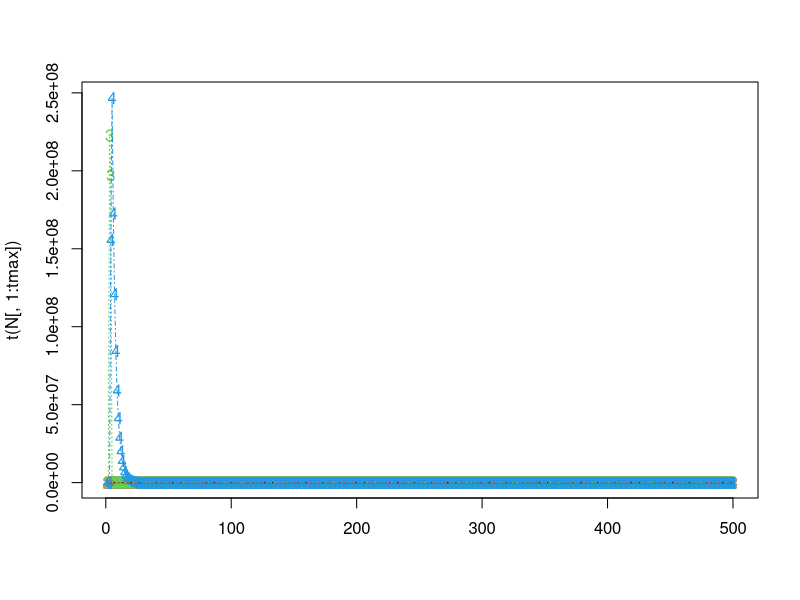
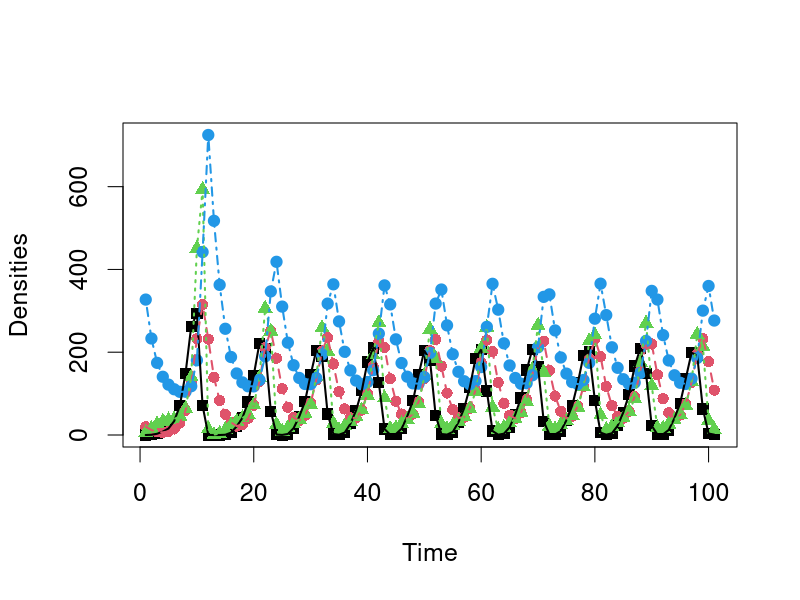
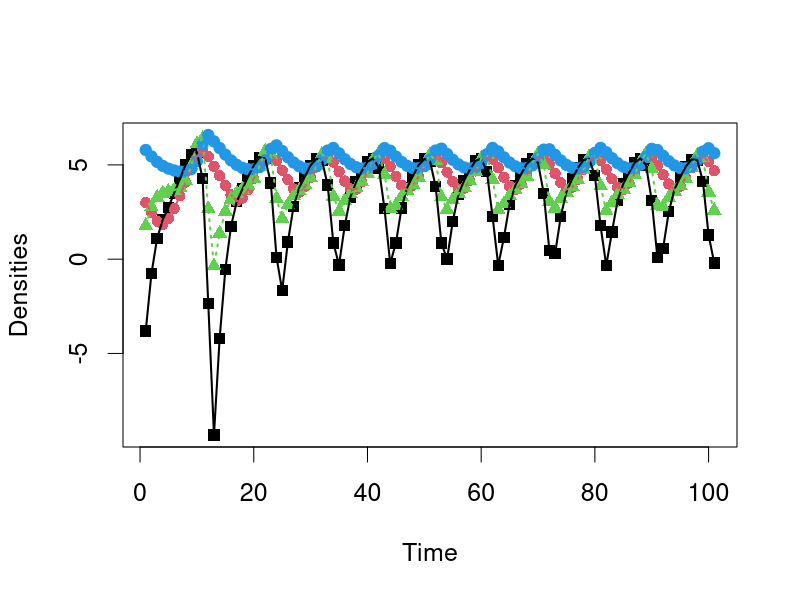

Write the R code that produced these figures, in order.
#####################################################################################################################################
### FBarraquand & OGimenez 14/11/2017 -- Two species density-dependent matrix model // predator -prey version
### 'New' version with density-dependence intra and inter affecting four vital rates, each vital rate affected once
### 18/03/2018 New set of parameters, slightly more realistic
### 07/09/2018 New version of pre-breeding model that we use statistically
### Second parameter set used in statistical paper
#####################################################################################################################################

library('Matrix')

####################### Definition of functions #####################################################

logistic=function(x){
return(1/(1+exp(-x)))
}


#logistic=function(x,x_thresh=1,steepness=1){
#return(1/(1+exp(-steepness*(x-x_thresh))))
#}

# Computes vital rates from the state vector N 
vital_rates=function(params,N){

############ Parameters used as inputs #################################################################
### similar to statistical model
#########################################################################################################

VR=matrix(NA,nrow=4,ncol=4)
phiA = params[1:2] # 
alphas = params[3:10] #

f=rep(NA,4)
### same order as in statistical model (not much logic)
f[1] = logistic(alpha[1] + alpha[2] *N[4]) # intra-species DD - juvenile predator survival fn of adult predator abundance
f[2] = logistic(alpha[3] + alpha[4] * N[4]) # inter-species DD - juvenile prey survival fn of adult predator abundance
f[3] = exp(alpha[5] + alpha[6] * N[1]) # inter-species DD - predator fecundity fn of juvenile prey abundance
f[4] = exp(alpha[7] + alpha[8] * N[2]) # intra-species DD - prey fecundity fn of adult prey abundance


VR_prey = matrix(c(0,0.5 * f[4]* f[2], 
            phiA[1],  phiA[1]),nrow = 2, ncol = 2,byrow = TRUE)

VR_pred =  matrix(c(0,0.5* f[3] * f[1], 
             phiA[2],phiA[2]),nrow = 2, ncol = 2,byrow = TRUE)

VR=bdiag(VR_prey,VR_pred)

return(VR)

}

############################################# end of functions def. ############################################################


################### Main program ############################################################################################### 

### Initialization
#set.seed(42) 

# Define parameters
tmax = 500 #max time for sim

### Max rate parameters
# Prey (max) adult survival (v for victim)
phiA_V = 0.6
# Predator adult survival 
phiA_P = 0.7

# Other parameters 

alpha <- rep(NA,8)
N <- seq(10,500,length=10)
# intra-species DD - juvenile predator survival fn of adult predator abundance
alpha[1] <- 0.5
alpha[2] <- -0.01 # slopes
1/(1+exp(-(alpha[1] + alpha[2] * N)))

# inter-species DD - juvenile prey survival fn of adult predator abundance
alpha[3] <- 0.5
alpha[4] <- -0.025 # slopes
1/(1+exp(-(alpha[3] + alpha[4] * N)))

# inter-species DD - predator fecundity fn of juvenile prey abundance
alpha[5] <- .5
alpha[6] <- 0.01 # slopes
exp(alpha[5] + alpha[6] * N)

# intra-species DD - prey fecundity fn of adult prey abundance
alpha[7] <- 4.7 #2.5 too much
alpha[8] <- -0.005 # slopes
exp(alpha[7] + alpha[8] * N)


# Bundle the whole shabang into a single vector, which we then feed to the function
params = c(phiA_V,phiA_P,alpha)

# Initialize the state vector
N=matrix(NA,4,tmax)
N[,1] = c(100,100,20,20)#runif(4,50,100) ### we state 4 values for 2 species and 2 stages

############################# Loop over time #################################################################

for (t in 1:(tmax-1)){
	## Compute vital rates as a function of the initial state
	vital_rate_matrix = as.matrix(vital_rates(params,N[,t])) 
	N[,t+1] = vital_rate_matrix %*% N[,t] 
}
N[,tmax]
matplot(t(N[,1:tmax]))
matlines(t(N[,1:tmax]))
############################################ end of simulation ##################################################################

nplotstart = 100
nplotend = 200 #tmax
pdf(file="TimePlot_BGpredation_prebreed_newparam_highfec.pdf",width=12,height=8)
par(cex=1.5)
matplot(t(N[,nplotstart:nplotend]),xlab="Time",ylab="Densities",pch=c(15,16,17,19))
matlines(t(N[,nplotstart:nplotend]),lwd=2,lty=c(1,2,3,4))
dev.off()

pdf(file="Log_TimePlot_BGpredation_prebreed_newparam_highfec.pdf",width=12,height=8)
par(cex=1.5)
matplot(t(log(N[,nplotstart:nplotend])),xlab="Time",ylab="Densities",pch=c(15,16,17,19))
matlines(t(log(N[,nplotstart:nplotend])),lwd=2,lty=c(1,2,3,4))
dev.off()

